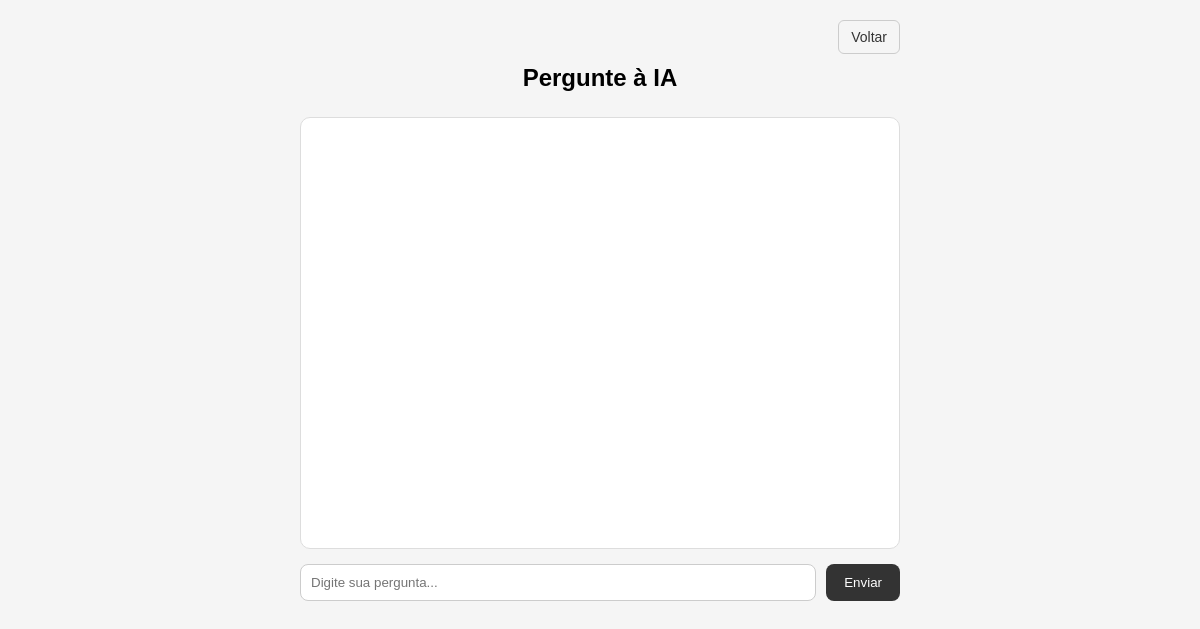
The app's page /gemini/, older data.
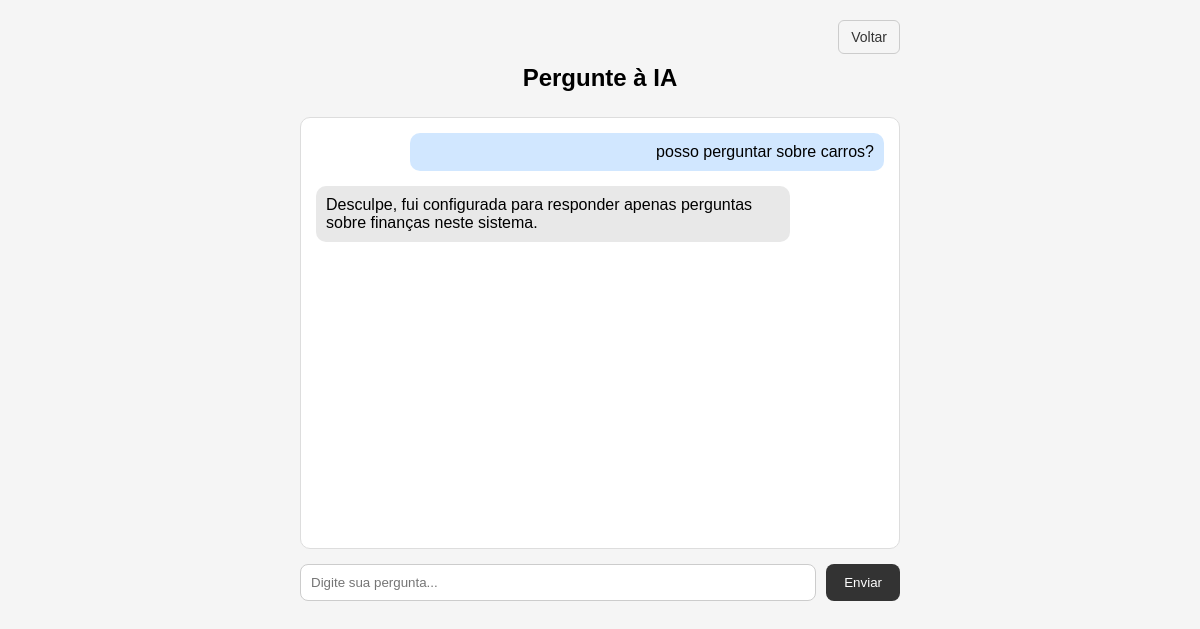
The same page, newer data.
### financas/models.py (models this page shows, shortened)
class ChatMessage(models.Model):
    autor = models.CharField(max_length=10)  # "user" ou "ai"
    texto = models.TextField()
    criado_em = models.DateTimeField(auto_now_add=True)

### financas/views.py (the view, shortened to what this page needs)
# urls.py: path("gemini/", views.inteligencia_artificial, name="inteligencia_artificial"),
def inteligencia_artificial(request):
    mensagens = ChatMessage.objects.all().order_by("criado_em")
    return render(request, "financas/inteligencia_artificial.html", {"chat": mensagens})

### templates/financas/inteligencia_artificial.html (shortened to what this page needs)
<!DOCTYPE html>
<html lang="pt-br">
<head>
</head>
<body>
<div class="container">
    <div class="top-bar">
        <a href="/">Voltar</a>
    </div>
    <h2>Pergunte à IA</h2>
    <div class="chat-box">
        {% for item in chat %}
            {% if item.autor == 'user' %}
                <div class="msg user">{{ item.texto }}</div>
            {% else %}
                <div class="msg ia">{{ item.texto }}</div>
            {% endif %}
        {% endfor %}
    </div>
    <form method="POST">
        <input type="text" name="pergunta" placeholder="Digite sua pergunta..." required>
        <button type="submit">Enviar</button>
    </form>
</div>
</body>
</html>

Row changes from the older to the newer data that the page shows:
added ChatMessage: texto "posso perguntar sobre carros?"
added ChatMessage: texto "Desculpe, fui configurada para responder apenas perguntas sobre finanças neste sistema."
